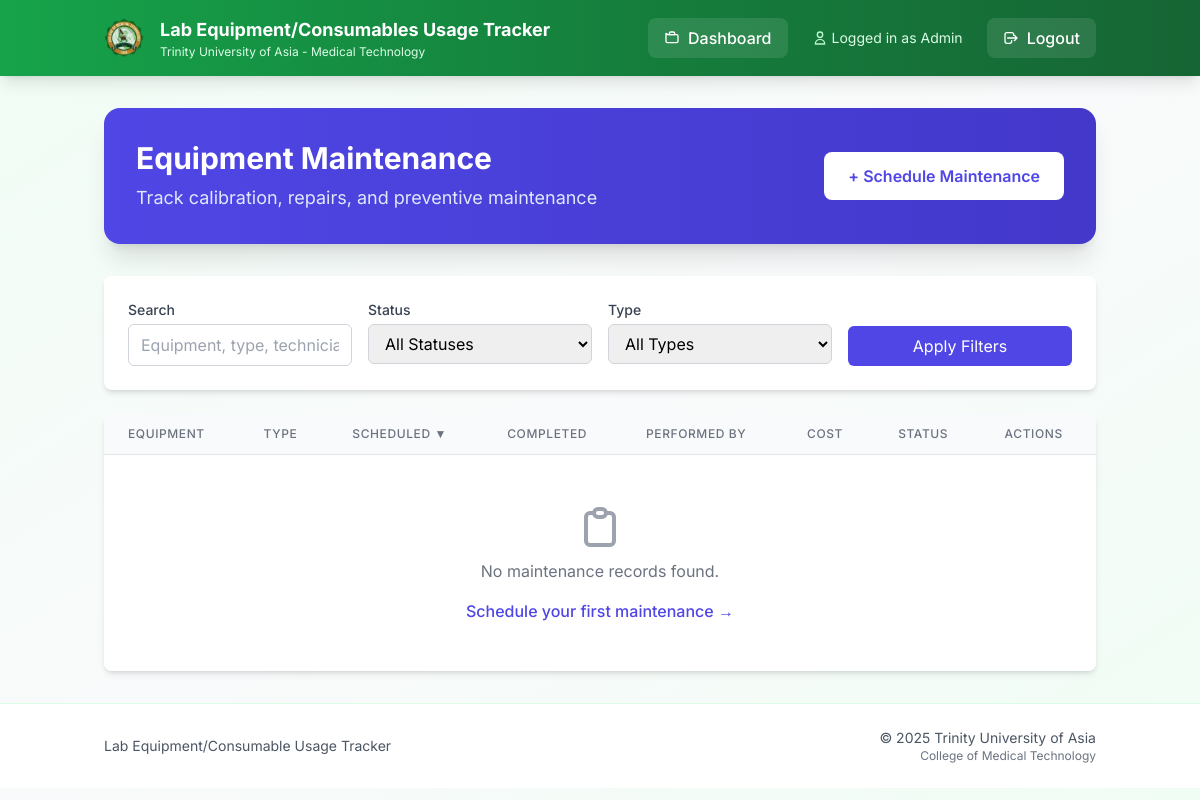
Before: /maintenance (signed in) with the older database file.
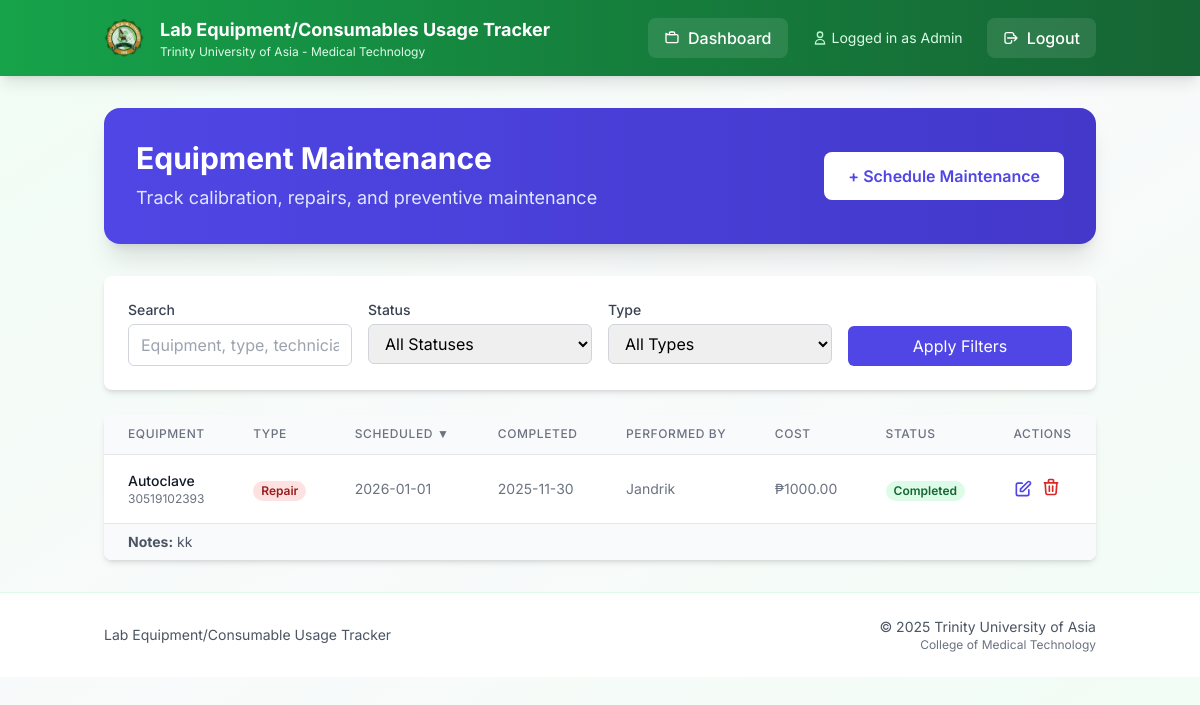
After: the same page with the newer database file.
### models.py (models this page shows)
class EquipmentMaintenance(db.Model):
    id = db.Column(db.Integer, primary_key=True)
    equipment_id = db.Column(db.Integer, db.ForeignKey('equipment.id'), nullable=False)
    maintenance_type = db.Column(db.String(50), nullable=False)  # 'calibration', 'repair', 'preventive', 'inspection'
    scheduled_date = db.Column(db.Date, nullable=False)
    completed_date = db.Column(db.Date, nullable=True)
    performed_by = db.Column(db.String(200), nullable=True)  # Technician/vendor name
    notes = db.Column(db.Text, nullable=True)
    cost = db.Column(db.Float, nullable=True, default=0.0)
    status = db.Column(db.String(20), nullable=False, default='scheduled')  # 'scheduled', 'completed', 'overdue'
    created_by = db.Column(db.Integer, db.ForeignKey('user.id'), nullable=False)
    created_at = db.Column(db.DateTime, default=db.func.current_timestamp())
    equipment = db.relationship('Equipment', backref='maintenance_records')
    creator = db.relationship('User', backref='maintenance_created')

class Equipment(db.Model):
    id = db.Column(db.Integer, primary_key=True)
    description = db.Column(db.String(200), nullable=False)
    qty = db.Column(db.Integer)
    date_purchased = db.Column(db.String(20))
    serial_number = db.Column(db.String(100))
    brand_name = db.Column(db.String(100))
    model = db.Column(db.String(100))
    remarks = db.Column(db.String(100))
    location = db.Column(db.String(200))
    barcode = db.Column(db.String(50), nullable=True)  # Barcode for quick scanning

### app.py (the view, shortened to what this page needs)
@app.route('/maintenance')
def maintenance():
    if session.get('role') not in ['admin', 'tech']:
        return redirect(url_for('dashboard'))
    from datetime import date
    q = request.args.get('q', '').strip()
    sort = request.args.get('sort', 'scheduled_date')
    direction = request.args.get('dir', 'desc').lower()
    direction = 'desc' if direction == 'desc' else 'asc'
    status_filter = request.args.get('status', 'all')  # all, scheduled, completed, overdue
    type_filter = request.args.get('type', 'all')  # all, calibration, repair, preventive, inspection
    sortable_fields = {
        'equipment', 'maintenance_type', 'scheduled_date', 'completed_date',
        'performed_by', 'cost', 'status', 'created_at'
    }
    if sort not in sortable_fields:
        sort = 'scheduled_date'
    query = EquipmentMaintenance.query.outerjoin(Equipment)
    if status_filter != 'all':
        query = query.filter(EquipmentMaintenance.status == status_filter)
    if type_filter != 'all':
        query = query.filter(EquipmentMaintenance.maintenance_type == type_filter)
    if sort == 'equipment':
        sort_col = Equipment.description
    else:
        sort_col = getattr(EquipmentMaintenance, sort)
    query = query.order_by(sort_col.desc() if direction == 'desc' else sort_col.asc())
    records = query.all()
    today = date.today()
    for record in records:
        if record.status == 'scheduled' and record.scheduled_date < today:
            record.status = 'overdue'
    db.session.commit()
    return render_template('maintenance.html',
                         records=records,
                         q=q,
                         sort=sort,
                         dir=direction,
                         status_filter=status_filter,
                         type_filter=type_filter)

### templates/maintenance.html (shortened to what this page needs)
{% extends "base.html" %}
{% block content %}
<div class="bg-gradient-to-r from-indigo-600 to-indigo-700 rounded-2xl shadow-xl text-white p-8 mb-8">
  <div class="flex items-center justify-between flex-wrap gap-4">
    <div>
      <h1 class="text-3xl font-bold mb-2">Equipment Maintenance</h1>
      <p class="text-indigo-100 text-lg">Track calibration, repairs, and preventive maintenance</p>
    </div>
    <div class="flex items-center gap-3">
      {% if session.role in ['admin', 'tech'] %}
      <a href="{{ url_for('add_maintenance') }}" class="bg-white text-indigo-600 px-6 py-3 rounded-lg font-semibold hover:bg-indigo-50 transition">
        + Schedule Maintenance
      </a>
      {% endif %}
    </div>
  </div>
</div>
<div class="bg-white rounded-lg shadow-md p-6 mb-6">
  <form method="GET" action="{{ url_for('maintenance') }}" class="grid grid-cols-1 md:grid-cols-4 gap-4">
    <div>
      <label class="block text-sm font-medium text-gray-700 mb-1">Search</label>
      <input type="text" name="q" value="{{ q }}" placeholder="Equipment, type, technician..."
             class="w-full px-3 py-2 border border-gray-300 rounded-md focus:ring-indigo-500 focus:border-indigo-500">
    </div>
    <div>
      <label class="block text-sm font-medium text-gray-700 mb-1">Status</label>
      <select name="status" class="w-full px-3 py-2 border border-gray-300 rounded-md focus:ring-indigo-500 focus:border-indigo-500">
        <option value="all" {% if status_filter == 'all' %}selected{% endif %}>All Statuses</option>
      </select>
    </div>
    <div>
      <label class="block text-sm font-medium text-gray-700 mb-1">Type</label>
      <select name="type" class="w-full px-3 py-2 border border-gray-300 rounded-md focus:ring-indigo-500 focus:border-indigo-500">
        <option value="all" {% if type_filter == 'all' %}selected{% endif %}>All Types</option>
      </select>
    </div>
    <div class="flex items-end">
      <button type="submit" class="w-full bg-indigo-600 text-white px-4 py-2 rounded-md hover:bg-indigo-700 transition">
        Apply Filters
      </button>
    </div>
  </form>
</div>
<div class="bg-white rounded-lg shadow-md overflow-hidden">
  <div class="overflow-x-auto">
    <table class="min-w-full divide-y divide-gray-200">
      <thead class="bg-gray-50">
        <tr>
          <th class="px-6 py-3 text-left text-xs font-medium text-gray-500 uppercase tracking-wider">
            <a href="?sort=equipment&dir={% if sort == 'equipment' and dir == 'asc' %}desc{% else %}asc{% endif %}&q={{ q }}&status={{ status_filter }}&type={{ type_filter }}"
               class="hover:text-gray-700">Equipment {% if sort == 'equipment' %}{{ '▲' if dir == 'asc' else '▼' }}{% endif %}</a>
          </th>
          <th class="px-6 py-3 text-left text-xs font-medium text-gray-500 uppercase tracking-wider">
            <a href="?sort=maintenance_type&dir={% if sort == 'maintenance_type' and dir == 'asc' %}desc{% else %}asc{% endif %}&q={{ q }}&status={{ status_filter }}&type={{ type_filter }}"
               class="hover:text-gray-700">Type {% if sort == 'maintenance_type' %}{{ '▲' if dir == 'asc' else '▼' }}{% endif %}</a>
          </th>
          <th class="px-6 py-3 text-left text-xs font-medium text-gray-500 uppercase tracking-wider">
            <a href="?sort=scheduled_date&dir={% if sort == 'scheduled_date' and dir == 'asc' %}desc{% else %}asc{% endif %}&q={{ q }}&status={{ status_filter }}&type={{ type_filter }}"
               class="hover:text-gray-700">Scheduled {% if sort == 'scheduled_date' %}{{ '▲' if dir == 'asc' else '▼' }}{% endif %}</a>
          </th>
          <th class="px-6 py-3 text-left text-xs font-medium text-gray-500 uppercase tracking-wider">
            <a href="?sort=completed_date&dir={% if sort == 'completed_date' and dir == 'asc' %}desc{% else %}asc{% endif %}&q={{ q }}&status={{ status_filter }}&type={{ type_filter }}"
               class="hover:text-gray-700">Completed {% if sort == 'completed_date' %}{{ '▲' if dir == 'asc' else '▼' }}{% endif %}</a>
          </th>
          <th class="px-6 py-3 text-left text-xs font-medium text-gray-500 uppercase tracking-wider">
            <a href="?sort=performed_by&dir={% if sort == 'performed_by' and dir == 'asc' %}desc{% else %}asc{% endif %}&q={{ q }}&status={{ status_filter }}&type={{ type_filter }}"
               class="hover:text-gray-700">Performed By {% if sort == 'performed_by' %}{{ '▲' if dir == 'asc' else '▼' }}{% endif %}</a>
          </th>
          <th class="px-6 py-3 text-left text-xs font-medium text-gray-500 uppercase tracking-wider">
            <a href="?sort=cost&dir={% if sort == 'cost' and dir == 'asc' %}desc{% else %}asc{% endif %}&q={{ q }}&status={{ status_filter }}&type={{ type_filter }}"
               class="hover:text-gray-700">Cost {% if sort == 'cost' %}{{ '▲' if dir == 'asc' else '▼' }}{% endif %}</a>
          </th>
          <th class="px-6 py-3 text-left text-xs font-medium text-gray-500 uppercase tracking-wider">
            <a href="?sort=status&dir={% if sort == 'status' and dir == 'asc' %}desc{% else %}asc{% endif %}&q={{ q }}&status={{ status_filter }}&type={{ type_filter }}"
               class="hover:text-gray-700">Status {% if sort == 'status' %}{{ '▲' if dir == 'asc' else '▼' }}{% endif %}</a>
          </th>
          <th class="px-6 py-3 text-left text-xs font-medium text-gray-500 uppercase tracking-wider">Actions</th>
        </tr>
      </thead>
      <tbody class="bg-white divide-y divide-gray-200">
        {% if records %}
          {% for record in records %}
          <tr class="hover:bg-gray-50">
            <td class="px-6 py-4 whitespace-nowrap">
              <div class="text-sm font-medium text-gray-900">{{ record.equipment.description if record.equipment else 'N/A' }}</div>
              <div class="text-xs text-gray-500">{{ record.equipment.serial_number if record.equipment else '' }}</div>
            </td>
            <td class="px-6 py-4 whitespace-nowrap">
              <span class="px-2 inline-flex text-xs leading-5 font-semibold rounded-full
                {% if record.maintenance_type == 'calibration' %}bg-blue-100 text-blue-800
                {% elif record.maintenance_type == 'repair' %}bg-red-100 text-red-800
                {% elif record.maintenance_type == 'preventive' %}bg-green-100 text-green-800
                {% else %}bg-gray-100 text-gray-800{% endif %}">
                {{ record.maintenance_type|title }}
              </span>
            </td>
            <td class="px-6 py-4 whitespace-nowrap text-sm text-gray-500">
              {{ record.scheduled_date.strftime('%Y-%m-%d') }}
            </td>
            <td class="px-6 py-4 whitespace-nowrap text-sm text-gray-500">
              {{ record.completed_date.strftime('%Y-%m-%d') if record.completed_date else '—' }}
            </td>
            <td class="px-6 py-4 whitespace-nowrap text-sm text-gray-500">
              {{ record.performed_by if record.performed_by else '—' }}
            </td>
            <td class="px-6 py-4 whitespace-nowrap text-sm text-gray-500">
              ₱{{ "%.2f"|format(record.cost or 0.0) }}
            </td>
            <td class="px-6 py-4 whitespace-nowrap">
              <span class="px-2 inline-flex text-xs leading-5 font-semibold rounded-full
                {% if record.status == 'completed' %}bg-green-100 text-green-800
                {% elif record.status == 'overdue' %}bg-red-100 text-red-800
                {% else %}bg-yellow-100 text-yellow-800{% endif %}">
                {{ record.status|title }}
              </span>
            </td>
            <td class="px-6 py-4 whitespace-nowrap text-sm font-medium">
              <div class="flex items-center gap-2">
                {% if session.role in ['admin', 'tech'] %}
                <a href="{{ url_for('edit_maintenance', id=record.id) }}" class="text-indigo-600 hover:text-indigo-900" title="Edit">
                  <svg class="h-5 w-5" fill="none" stroke="currentColor" viewBox="0 0 24 24">
                    <path stroke-linecap="round" stroke-linejoin="round" stroke-width="2" d="M11 5H6a2 2 0 00-2 2v11a2 2 0 002 2h11a2 2 0 002-2v-5m-1.414-9.414a2 2 0 112.828 2.828L11.828 15H9v-2.828l8.586-8.586z"/>
                  </svg>
                </a>
                <form method="POST" action="{{ url_for('delete_maintenance', id=record.id) }}" class="inline" onsubmit="return confirm('Delete this maintenance record?')">
                  <button type="submit" class="text-red-600 hover:text-red-900" title="Delete">
                    <svg class="h-5 w-5" fill="none" stroke="currentColor" viewBox="0 0 24 24">
                      <path stroke-linecap="round" stroke-linejoin="round" stroke-width="2" d="M19 7l-.867 12.142A2 2 0 0116.138 21H7.862a2 2 0 01-1.995-1.858L5 7m5 4v6m4-6v6m1-10V4a1 1 0 00-1-1h-4a1 1 0 00-1 1v3M4 7h16"/>
                    </svg>
                  </button>
                </form>
                {% endif %}
              </div>
            </td>
          </tr>
          {% if record.notes %}
          <tr class="bg-gray-50">
            <td colspan="8" class="px-6 py-2 text-sm text-gray-600">
              <strong>Notes:</strong> {{ record.notes }}
            </td>
          </tr>
          {% endif %}
          {% endfor %}
        {% else %}
          <tr>
            <td colspan="8" class="px-6 py-12 text-center text-gray-500">
              <svg class="mx-auto h-12 w-12 text-gray-400" fill="none" stroke="currentColor" viewBox="0 0 24 24">
                <path stroke-linecap="round" stroke-linejoin="round" stroke-width="2" d="M9 5H7a2 2 0 00-2 2v12a2 2 0 002 2h10a2 2 0 002-2V7a2 2 0 00-2-2h-2M9 5a2 2 0 002 2h2a2 2 0 002-2M9 5a2 2 0 012-2h2a2 2 0 012 2"/>
              </svg>
              <p class="mt-2">No maintenance records found.</p>
              {% if session.role in ['admin', 'tech'] %}
              <a href="{{ url_for('add_maintenance') }}" class="mt-4 inline-block text-indigo-600 hover:text-indigo-800 font-medium">
                Schedule your first maintenance →
              </a>
              {% endif %}
            </td>
          </tr>
        {% endif %}
      </tbody>
    </table>
  </div>
</div>
{% endblock %}

Changed rows visible on the page:
added EquipmentMaintenance: equipment "Autoclave", equipment "30519102393", maintenance_type "Repair", scheduled_date "2026-01-01", completed_date "2025-11-30", performed_by "Jandrik", cost "1000.00", status "Completed", notes "kk"
Other visible differences:
text no longer shown: "No maintenance records found. Schedule your first maintenance →"
